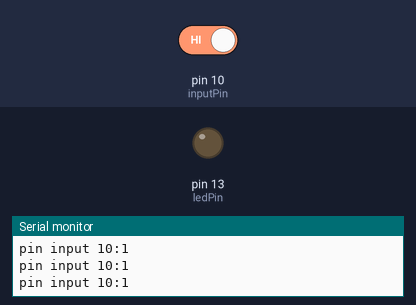
The sketch below on a simulated Arduino Uno, built with avr-gcc and run on an emulated ATmega328P. On the bench: output pins drawn as LEDs (lit = HIGH), the last lines printed to the serial monitor. The test bench sets the inputs (shaded band); at power-on: pin 10 (inputPin) HIGH.

Above: at 1.2 s.
1.3 s: pin 10 (inputPin) driven LOW
At 1.7 s:
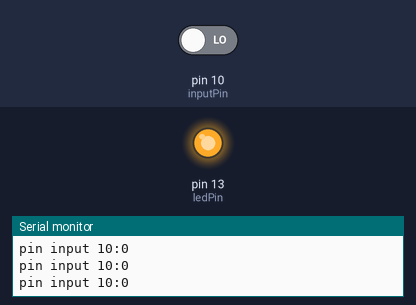
2.9 s: pin 10 (inputPin) driven HIGH
At 4.2 s:
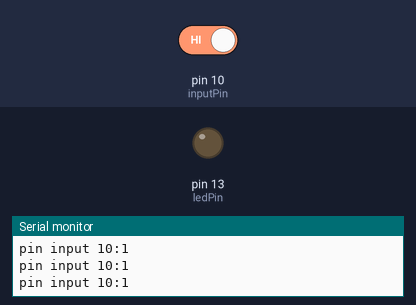
Timing chart, 0 to 5.9 s (numbered marks = the images above; inputs shaded):
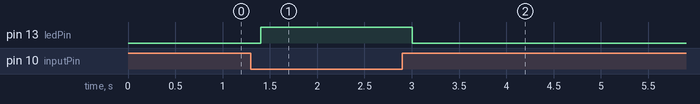

The sketch:

sketch_oct06b.ino
```cpp
#define inputPin 10
#define ledPin 13

void setup() {
  // put your setup code here, to run once:
  Serial.begin(9600);
  pinMode(inputPin, INPUT);
  pinMode(ledPin, OUTPUT);

}

void loop() {
  // put your main code here, to run repeatedly:
  digitalRead(inputPin);
  int pinValue = digitalRead(inputPin);
  Serial.print("pin input 10:");
  Serial.println(pinValue);
  delay(100);

if (pinValue == 0) {
  digitalWrite(ledPin, HIGH);
}
  else {
    digitalWrite(ledPin, LOW);
  }

}
```

Measured:
- after the input at 1.3 s, pin 13 (ledPin): LOW → HIGH after 0.10 s
- after the input at 2.9 s, pin 13 (ledPin): HIGH → LOW after 0.11 s
